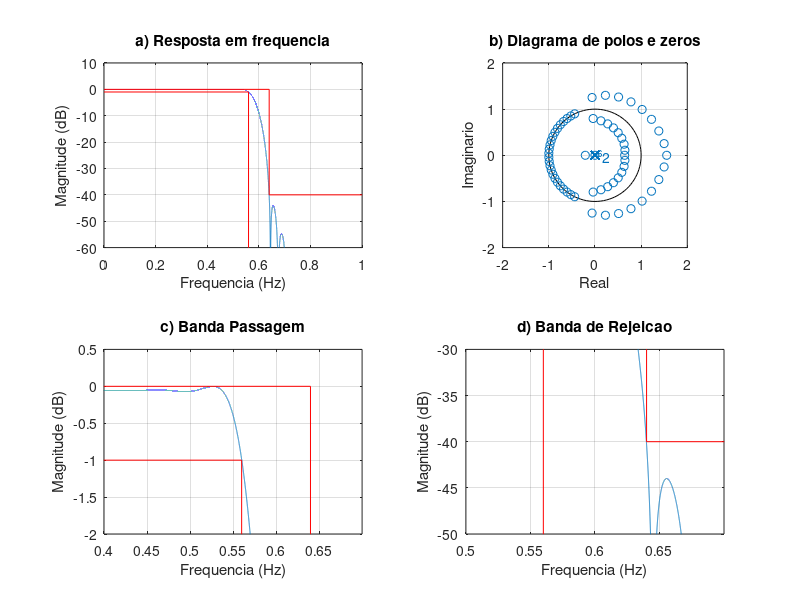
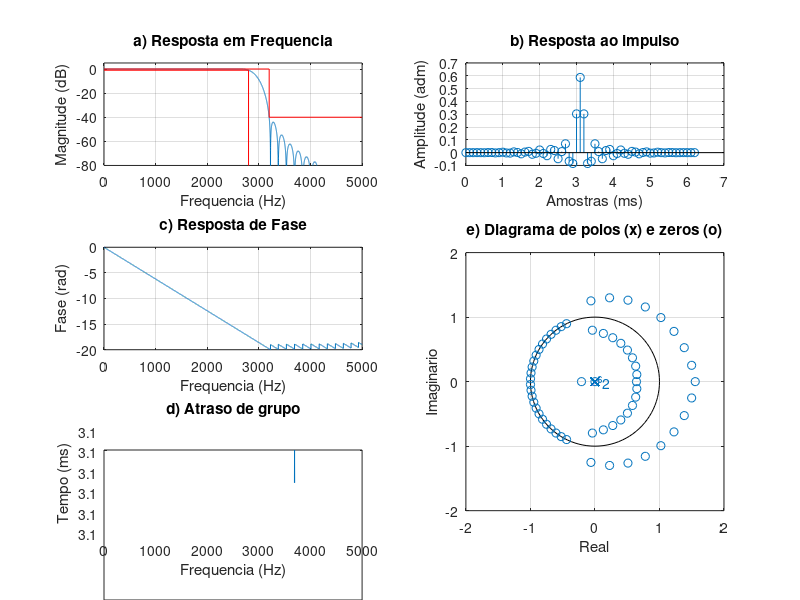

Source code (MATLAB) for these figures, in order: (Note: this script raises an error after producing the figures.)
% Projeto filtro 1
% LP - (fa = 10000 Hz, f1 = 2800 Hz; f2 = 3200 Hz, Ap = 1 dB, As = 40 dB, GdB = 0 dB)

close all;
clear all;
clc;

ExecutarAjuste = 1;

%% Especificacoes
fa = 10000; fp = 2800; fs = 3200;
Ap = 1; As = 40; GdB = 0;
wp = fp/fa*(2*pi); ws = fs/fa*(2*pi);

wc1 = sqrt(wp*ws); % media geometrica
Dw1 = ws - wp;
M1 = ceil(3.11*pi/(Dw1));
G0 = GdB;

%%
% Projeto inicial
M = M1;
Dw = Dw1;
wc = wc1;

if ExecutarAjuste
    % primeiro ajuste
    G0 = 0.056; % db

    % segundo ajuste M (n/2)
    wp2 = 0.5741*pi; ws2 = 0.6375*pi;
    Dw2 = ws2 - wp2;
    M2 = ceil(M1*Dw2/Dw1); % nova ordem do filtro 2*M2
    M = M2;

    % ajuste deslocamento
    wc2 = wc1 - ((0.0075+0.0077)/2)*pi;
    wc = wc2;
end
    
k = 1:M;
% Low Pass
bi = sin(wc*k)./(pi*k);
b0 = wc/pi;
b = [flip(bi) b0 bi];

m = -M:M;
% wk = 0.5 + 0.5*cos(2*pi*m/(2*M+1)); % Hann
wk = hann(2*M+1)';
% wk = barthannwin(2*M+1)';
% wk = bartlett(2*M+1)';
% wk = triang(2*M+1)';
% wk = hamming(2*M+1)';
b = b.*wk*10^(-G0/20); % regular altura do filtro em db

%%
figure(1)
subplot(221)
[h, w] = freqz(b, 1, linspace(0,pi,100000));
% plot(w/pi, abs(h)); grid on;
plot(w/pi, 20*log10(abs(h))); grid on;
title('a) Resposta em frequencia')
ylim([-60 10])
hold on;
plot([0,wp,wp]/pi,[-Ap,-Ap,-80], '-red')
plot([0,ws/pi,ws/pi,1],[0,0,-As,-As], '-red')
xlabel('Frequencia (Hz)');
ylabel('Magnitude (dB)');

subplot(222)
zplane(b, 1); axis([-2 2 -2 2]);
title('b) Diagrama de polos e zeros')
xlabel('Real');
ylabel('Imaginario');

subplot(223)
plot(w/pi, 20*log10(abs(h)));
title('c) Banda Passagem')
grid on; hold on;
plot([0,wp,wp]/pi,[-Ap,-Ap,-80], '-red')
plot([0,ws/pi,ws/pi,1],[0,0,-As,-As], '-red')
xlim([0.4 0.7]); ylim([-2 0.5]);
xlabel('Frequencia (Hz)');
ylabel('Magnitude (dB)');

subplot(224)
plot(w/pi, 20*log10(abs(h)));
title('d) Banda de Rejeicao')
grid on; hold on;
plot([0,wp,wp]/pi,[-Ap,-Ap,-80], '-red')
plot([0,ws/pi,ws/pi,1],[0,0,-As,-As], '-red')
xlim([0.5 0.7]); ylim([-50 -30]);
xlabel('Frequencia (Hz)');
ylabel('Magnitude (dB)');

%%
figure(2)
%suptitle(['LP FIR ' num2str(fp) '-' num2str(fs) ' Ordem: ' num2str(2*M+1)])

escala = fa/2;
subplot(3,2,[4 6])
zplane(b, 1);
axis([-2 2 -2 2])
title('e) Diagrama de polos (x) e zeros (o)')
xlabel('Real');
ylabel('Imaginario');

clear h w
[h, w] = freqz(b, 1, 'whole');

subplot(322)
x_imp = [0:length(b)-1]/fa*1000;
stem(x_imp, b); grid on;
title('b) Resposta ao impulso')
xlabel('Amostras (ms)');
ylabel('Amplitude (adm)');

subplot(321)
[h, w] = freqz(b, 1, linspace(0,pi,10000));
% plot(w/pi, abs(h)); grid on;
plot(w/pi*escala, 20*log10(abs(h))); grid on;
hold on;
title('a) Resposta em Frequencia')
ylim([-80 5])
Amin = 80;
% plot([0 wp wp]/pi, -[Ap Ap Amin], 'r');
plot([0,fs,fs,fa/2],[0,0,-As,-As], 'r')
plot([0,fp,fp,],[-Ap,-Ap,-80], 'r')
xlim([0 fa/2])
xlabel('Frequencia (Hz)');
ylabel('Magnitude (dB)');

subplot(323)
plot(w/pi*escala, unwrap(angle(h))/pi); grid on;
title('c) Resposta de Fase')
xlabel('Frequencia (Hz)');
ylabel('Fase (rad)');

subplot(325)
[del_y, del_x] = grpdelay(b, 1);
plot(del_x/pi*fa/2, del_y/fa*1000);
title('d) Atraso de grupo')
xlabel('Frequencia (Hz)');
ylabel('Tempo (ms)');

%%
syms z
H(z) = poly2sym(b, z);
pretty(vpa(collect(H(z)), 3))

% %% Simulacao com PM
% % Specs:
% 
% fcuts = [fp fs];
% w = fcuts/fa*(2*pi);
% wp = w(1)/pi; ws = w(2)/pi;
% 
% mags = [1 0];
% % devs = [1-10^(-Ap/20) 10^(-As/20)];
% devs = [1-10^(-(Ap/2-0.06)/20) 10^(-As/20)];
% G0 = -Ap/2;
% 
% % calculo da ordem com firpmord
% [n,f0,a0,w0] = firpmord(fcuts,mags,devs,fa);
% 
% % calculo algoritmo PM
% h_pm = firpm(n,f0,a0,w0);
% h_pm = h_pm*10^(G0/20);
% 
% [Hw,w] = freqz(h_pm, 1, 10000);
% plot(w*fa/2/pi,20*log10(abs(Hw)))
% title_txt = ['PM Filter N = ' num2str(n)];
% title(title_txt)
% hold on
% Amin = 80;
% % ylim([-Amin 10])
% plot([0,wp,wp]*fa/2,[-Ap,-Ap,-80], '-red')
% plot([0,ws,ws,1]*fa/2,[0,0,-As,-As], '-red')
% 
% 
